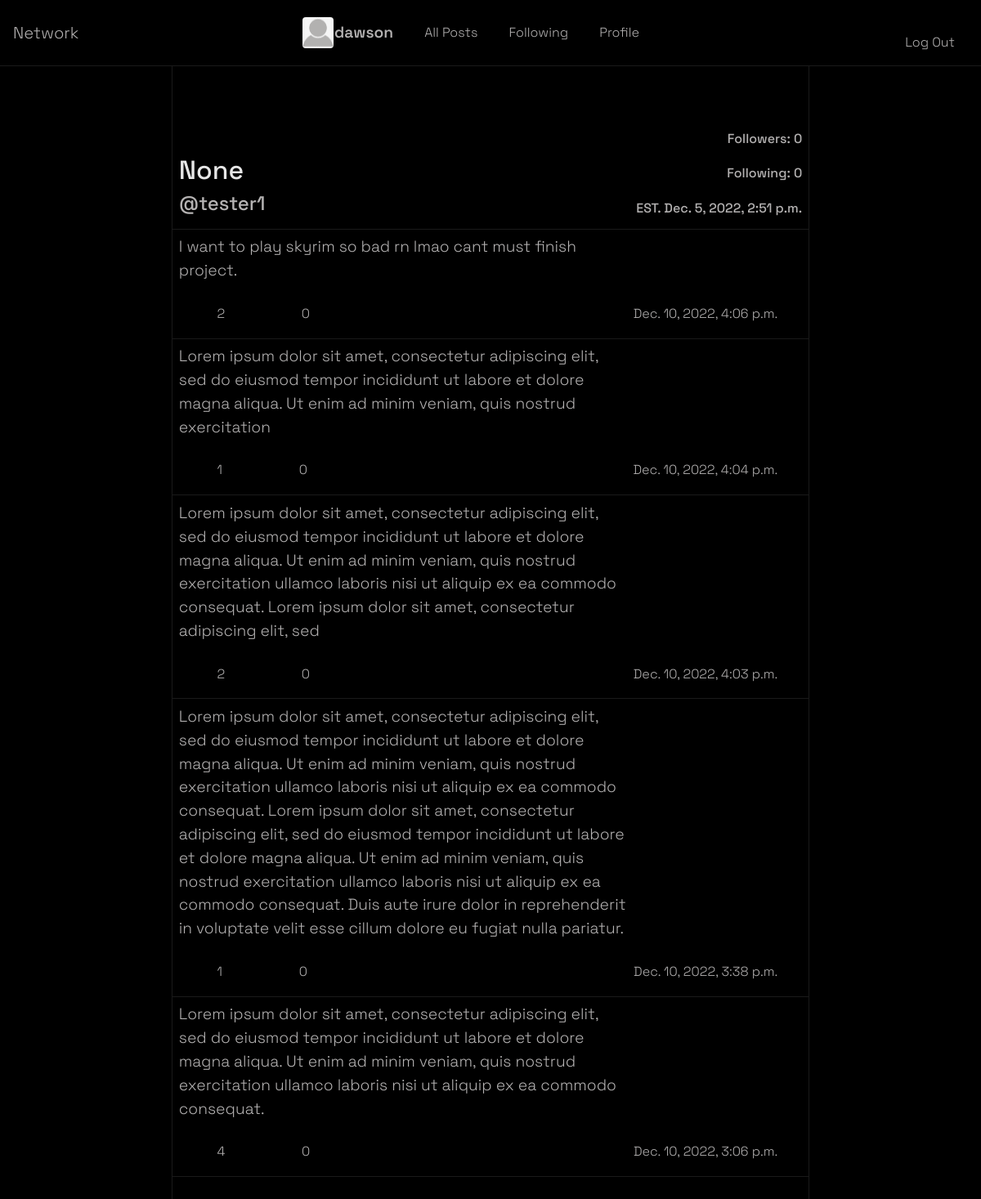
/profile/tester1 (signed in), run on an earlier commit of the app's database.
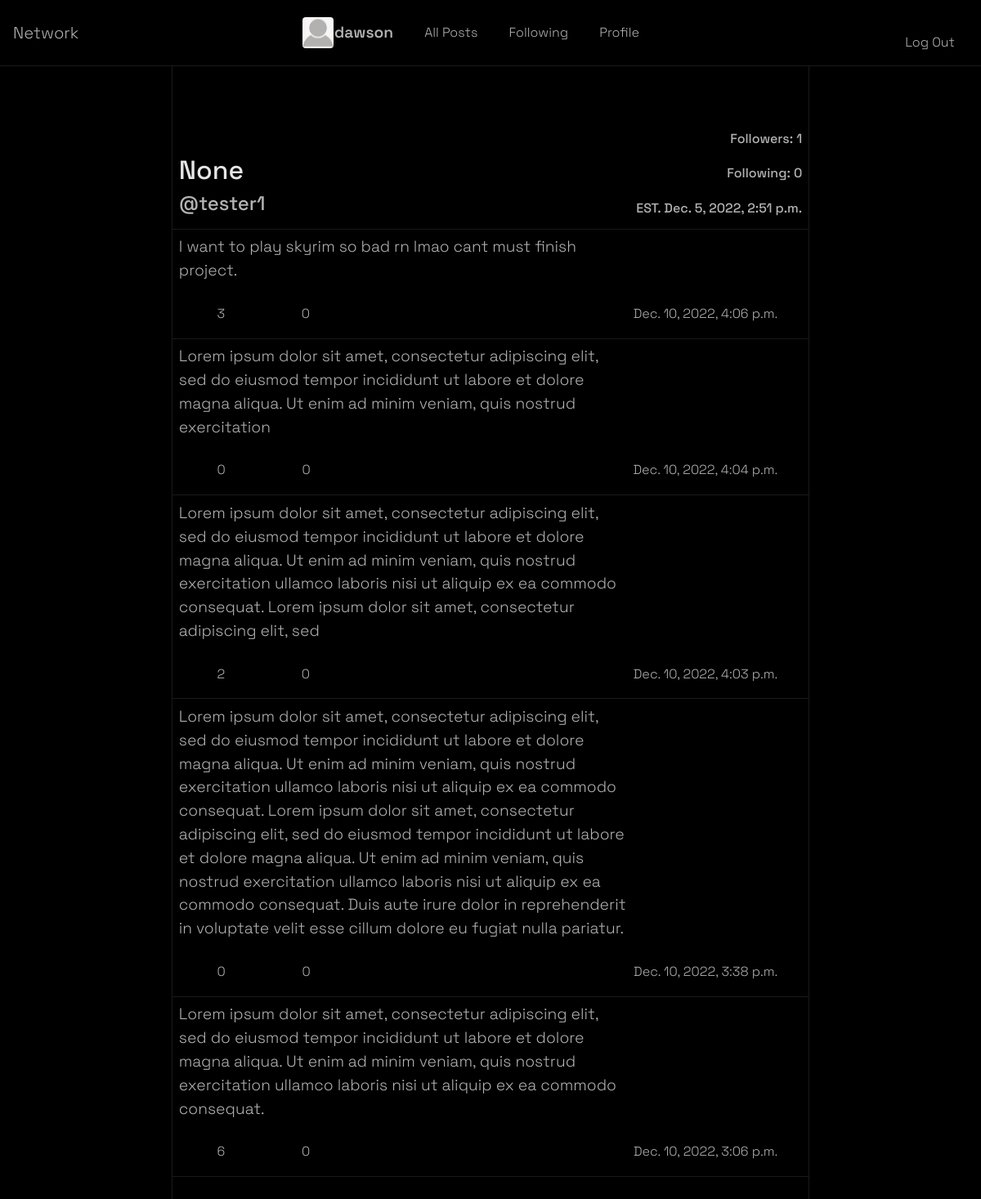
And on a later commit of the database.
### network/models.py (models this page shows, shortened)
class User(AbstractUser):
    name = models.CharField(max_length=24, default="Incognito")
    bio = models.TextField(default="")
    profilePicture = models.ImageField(
        upload_to="network/static/images/", default=False, blank=True, null=True)
    followers = models.IntegerField(default=0)
    following = models.IntegerField(default=0)

class Post(models.Model):
    username = models.CharField(
        default='None', max_length=24, null=True, blank=True)
    caption = models.TextField(default="")
    timestamp = models.DateTimeField(auto_now_add=True)
    totalLikes = models.IntegerField(default=0)
    totalComments = models.IntegerField(default=0)

### network/views.py (the view)
# urls.py: path("profile/<str:username>", views.profile, name="profile"),
def profile(request, username):
    userPosts = Post.objects.filter(username=username).all().values()
    userInfo = User.objects.filter(username=username).values()
    return render(request, "network/profile.html", {
        'postForm': PostForm,
        'userPosts': userPosts.order_by('-timestamp'),
        'userInfo': userInfo[0]
    })

### network/templates/network/profile.html (shortened to what this page needs)
{% extends "network/layout.html" %}
{% block body %}
<div id='profile-body'>
    <div id='profile-user-info'>
        <div id='header'>
            <div id='user-header-left'>
                <box-icon name='user-circle' size='100px' color='white'></box-icon>
                <h2 style='color: rgb(230, 230, 230)'>{{ userInfo.name }}</h2>
                <h4 data-user-profile='{{ userInfo.username }}'>@{{ userInfo.username }}</h4>
            </div>
            <div id='user-header-right'>
                {% if user.username == userInfo.username %}
                {% else %}
                <box-icon type='solid' size='lg' color='white' name='user-plus' id='follow-button' data-user='{{ userInfo.id }}'></box-icon>
                {% endif %}
                <h6>Followers: {{ userInfo.followers }}</h6>
                <h6>Following: {{ userInfo.following }}</h6>
                <h6> EST. {{ userInfo.date_joined }}</h6>
            </div>
        </div>
    <div id='user-posts'>
        {% for post in userPosts %}
        <div class='profile-single-post'>
            <div class='profile-sp-left'>
                <div class='profile-sp-caption'>
                    <p>{{ post.caption }}</p>
                </div>
                <div class='interactions'>
                    <form class='interaction-form' method='POST'>
                        <div class='interaction-form'>
                            <button type='submit' class='like interaction-button' name="{{ post.id }}"><box-icon color='white' size='sm' name='like' class='interaction-icons'></box-icon></button>
                            <p id='p-{{ post.id }}'>{{ post.totalLikes }}</p>
                        </div>
                        <div class='interaction-form'>
                            <button type='submit' class='dislike interaction-button' name="{{ post.id }}"><box-icon color='white' size='sm' name='dislike' class='interaction-icons'></box-icon></button>
                            <button type='submit' class='comment interaction-button' name="{{ post.id }}"><box-icon color='white' size='sm' name='comment' class='interaction-icons'></box-icon></button>
                            <p id='p-{{ post.id }}'>{{ post.totalComments }}</p>
                        </div>
                    </form>
                    <div class='profile-timestamp'><p>{{ post.timestamp }}</p></div>
                    </div>
            </div>
            <div class='profile-sp-right'>
                <div class='edit-post'>
                    <button type="button" id='edit-post-button' class="btn btn-dark" data-toggle="modal" data-target="#modalBackdrop" data-whatever="@getbootstrap">
                        <box-icon animation='none' id='newPostSvg' name='plus-circle' size='30px' color="rgb(230, 230, 230)"></box-icon></button>
                </div>
            </div>
        </div>
        {% endfor %}
        <nav aria-label="Page navigation example">
                <ul id='paginator-buttons' class="pagination">
                  <div>
                    <li class="disabled">
                    <a id='previous-page' href="/" tabindex="-1"><box-icon animation='fade-left-hover' color="rgb(230, 230, 230)" name='left-arrow-alt' ></box-icon></a>
                  </li>
                </div>
                <div>
                  <li class="">
                    <a id='next-page' href="/"><box-icon animation='fade-right-hover' color="rgb(230, 230, 230)" name='right-arrow-alt'></box-icon></a>
                  </li>
                </div>
                </ul>
              </nav>
    </div>
</div>
</div>
{% endblock %}

What changed in the data, as far as the page shows it:
changed User "None": followers "0" → "1"
changed Post "I want to play skyrim so bad rn lmao cant must finish project.": totalLikes "2" → "3"
changed Post "Dec. 10, 2022, 4:04 p.m.": totalLikes "1" → "0"
changed Post "Dec. 10, 2022, 3:38 p.m.": totalLikes "1" → "0"
changed Post "Dec. 10, 2022, 3:06 p.m.": totalLikes "4" → "6"
